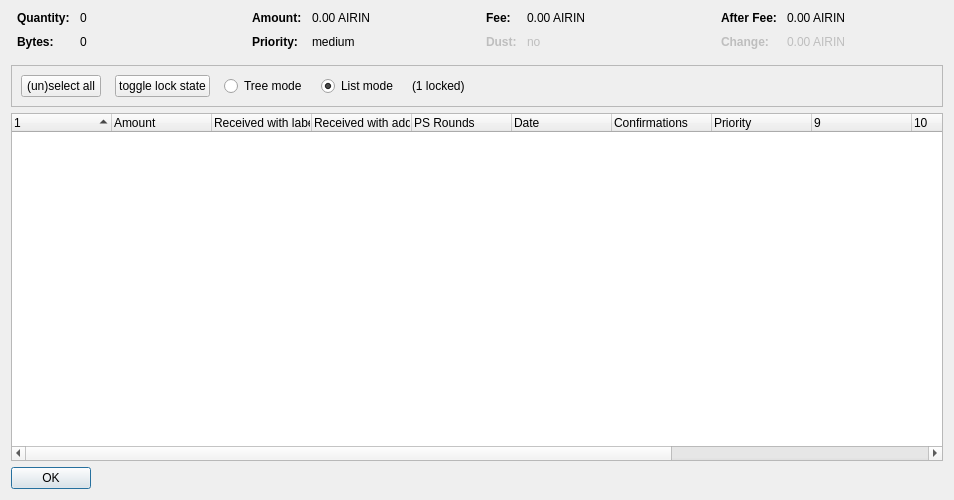
<?xml version="1.0" encoding="UTF-8"?>
<ui version="4.0">
 <class>CoinControlDialog</class>
 <widget class="QDialog" name="CoinControlDialog">
  <property name="geometry">
   <rect>
    <x>0</x>
    <y>0</y>
    <width>954</width>
    <height>500</height>
   </rect>
  </property>
  <property name="windowTitle">
   <string>Coin Selection</string>
  </property>
  <layout class="QVBoxLayout" name="verticalLayout">
   <item>
    <layout class="QHBoxLayout" name="horizontalLayoutTop" stretch="0,0,0,0">
     <property name="topMargin">
      <number>0</number>
     </property>
     <property name="bottomMargin">
      <number>10</number>
     </property>
     <item>
      <layout class="QFormLayout" name="formLayoutCoinControl1">
       <property name="horizontalSpacing">
        <number>10</number>
       </property>
       <property name="verticalSpacing">
        <number>10</number>
       </property>
       <property name="leftMargin">
        <number>6</number>
       </property>
       <property name="rightMargin">
        <number>6</number>
       </property>
       <item row="0" column="0">
        <widget class="QLabel" name="labelCoinControlQuantityText">
         <property name="font">
          <font>
           <weight>75</weight>
           <bold>true</bold>
          </font>
         </property>
         <property name="text">
          <string>Quantity:</string>
         </property>
        </widget>
       </item>
       <item row="0" column="1">
        <widget class="QLabel" name="labelCoinControlQuantity">
         <property name="cursor">
          <cursorShape>IBeamCursor</cursorShape>
         </property>
         <property name="contextMenuPolicy">
          <enum>Qt::ActionsContextMenu</enum>
         </property>
         <property name="text">
          <string notr="true">0</string>
         </property>
         <property name="textInteractionFlags">
          <set>Qt::LinksAccessibleByMouse|Qt::TextSelectableByKeyboard|Qt::TextSelectableByMouse</set>
         </property>
        </widget>
       </item>
       <item row="1" column="0">
        <widget class="QLabel" name="labelCoinControlBytesText">
         <property name="font">
          <font>
           <weight>75</weight>
           <bold>true</bold>
          </font>
         </property>
         <property name="text">
          <string>Bytes:</string>
         </property>
        </widget>
       </item>
       <item row="1" column="1">
        <widget class="QLabel" name="labelCoinControlBytes">
         <property name="cursor">
          <cursorShape>IBeamCursor</cursorShape>
         </property>
         <property name="contextMenuPolicy">
          <enum>Qt::ActionsContextMenu</enum>
         </property>
         <property name="text">
          <string notr="true">0</string>
         </property>
         <property name="textInteractionFlags">
          <set>Qt::LinksAccessibleByMouse|Qt::TextSelectableByKeyboard|Qt::TextSelectableByMouse</set>
         </property>
        </widget>
       </item>
      </layout>
     </item>
     <item>
      <layout class="QFormLayout" name="formLayoutCoinControl2">
       <property name="horizontalSpacing">
        <number>10</number>
       </property>
       <property name="verticalSpacing">
        <number>10</number>
       </property>
       <property name="leftMargin">
        <number>6</number>
       </property>
       <property name="rightMargin">
        <number>6</number>
       </property>
       <item row="0" column="0">
        <widget class="QLabel" name="labelCoinControlAmountText">
         <property name="font">
          <font>
           <weight>75</weight>
           <bold>true</bold>
          </font>
         </property>
         <property name="text">
          <string>Amount:</string>
         </property>
        </widget>
       </item>
       <item row="0" column="1">
        <widget class="QLabel" name="labelCoinControlAmount">
         <property name="cursor">
          <cursorShape>IBeamCursor</cursorShape>
         </property>
         <property name="contextMenuPolicy">
          <enum>Qt::ActionsContextMenu</enum>
         </property>
         <property name="text">
          <string notr="true">0.00 AIRIN</string>
         </property>
         <property name="textInteractionFlags">
          <set>Qt::LinksAccessibleByMouse|Qt::TextSelectableByKeyboard|Qt::TextSelectableByMouse</set>
         </property>
        </widget>
       </item>
       <item row="1" column="0">
        <widget class="QLabel" name="labelCoinControlPriorityText">
         <property name="font">
          <font>
           <weight>75</weight>
           <bold>true</bold>
          </font>
         </property>
         <property name="text">
          <string>Priority:</string>
         </property>
        </widget>
       </item>
       <item row="1" column="1">
        <widget class="QLabel" name="labelCoinControlPriority">
         <property name="cursor">
          <cursorShape>IBeamCursor</cursorShape>
         </property>
         <property name="contextMenuPolicy">
          <enum>Qt::ActionsContextMenu</enum>
         </property>
         <property name="text">
          <string>medium</string>
         </property>
         <property name="textInteractionFlags">
          <set>Qt::LinksAccessibleByMouse|Qt::TextSelectableByKeyboard|Qt::TextSelectableByMouse</set>
         </property>
        </widget>
       </item>
      </layout>
     </item>
     <item>
      <layout class="QFormLayout" name="formLayoutCoinControl3">
       <property name="horizontalSpacing">
        <number>10</number>
       </property>
       <property name="verticalSpacing">
        <number>10</number>
       </property>
       <property name="leftMargin">
        <number>6</number>
       </property>
       <property name="rightMargin">
        <number>6</number>
       </property>
       <item row="0" column="0">
        <widget class="QLabel" name="labelCoinControlFeeText">
         <property name="font">
          <font>
           <weight>75</weight>
           <bold>true</bold>
          </font>
         </property>
         <property name="text">
          <string>Fee:</string>
         </property>
        </widget>
       </item>
       <item row="0" column="1">
        <widget class="QLabel" name="labelCoinControlFee">
         <property name="cursor">
          <cursorShape>IBeamCursor</cursorShape>
         </property>
         <property name="contextMenuPolicy">
          <enum>Qt::ActionsContextMenu</enum>
         </property>
         <property name="text">
          <string notr="true">0.00 AIRIN</string>
         </property>
         <property name="textInteractionFlags">
          <set>Qt::LinksAccessibleByMouse|Qt::TextSelectableByKeyboard|Qt::TextSelectableByMouse</set>
         </property>
        </widget>
       </item>
       <item row="1" column="0">
        <widget class="QLabel" name="labelCoinControlLowOutputText">
         <property name="enabled">
          <bool>false</bool>
         </property>
         <property name="font">
          <font>
           <weight>75</weight>
           <bold>true</bold>
          </font>
         </property>
         <property name="text">
          <string>Dust:</string>
         </property>
        </widget>
       </item>
       <item row="1" column="1">
        <widget class="QLabel" name="labelCoinControlLowOutput">
         <property name="enabled">
          <bool>false</bool>
         </property>
         <property name="cursor">
          <cursorShape>IBeamCursor</cursorShape>
         </property>
         <property name="contextMenuPolicy">
          <enum>Qt::ActionsContextMenu</enum>
         </property>
         <property name="text">
          <string>no</string>
         </property>
         <property name="textInteractionFlags">
          <set>Qt::LinksAccessibleByMouse|Qt::TextSelectableByKeyboard|Qt::TextSelectableByMouse</set>
         </property>
        </widget>
       </item>
      </layout>
     </item>
     <item>
      <layout class="QFormLayout" name="formLayoutCoinControl4">
       <property name="horizontalSpacing">
        <number>10</number>
       </property>
       <property name="verticalSpacing">
        <number>10</number>
       </property>
       <property name="leftMargin">
        <number>6</number>
       </property>
       <property name="rightMargin">
        <number>6</number>
       </property>
       <item row="0" column="0">
        <widget class="QLabel" name="labelCoinControlAfterFeeText">
         <property name="font">
          <font>
           <weight>75</weight>
           <bold>true</bold>
          </font>
         </property>
         <property name="text">
          <string>After Fee:</string>
         </property>
        </widget>
       </item>
       <item row="0" column="1">
        <widget class="QLabel" name="labelCoinControlAfterFee">
         <property name="cursor">
          <cursorShape>IBeamCursor</cursorShape>
         </property>
         <property name="contextMenuPolicy">
          <enum>Qt::ActionsContextMenu</enum>
         </property>
         <property name="text">
          <string notr="true">0.00 AIRIN</string>
         </property>
         <property name="textInteractionFlags">
          <set>Qt::LinksAccessibleByMouse|Qt::TextSelectableByKeyboard|Qt::TextSelectableByMouse</set>
         </property>
        </widget>
       </item>
       <item row="1" column="0">
        <widget class="QLabel" name="labelCoinControlChangeText">
         <property name="enabled">
          <bool>false</bool>
         </property>
         <property name="font">
          <font>
           <weight>75</weight>
           <bold>true</bold>
          </font>
         </property>
         <property name="text">
          <string>Change:</string>
         </property>
        </widget>
       </item>
       <item row="1" column="1">
        <widget class="QLabel" name="labelCoinControlChange">
         <property name="enabled">
          <bool>false</bool>
         </property>
         <property name="cursor">
          <cursorShape>IBeamCursor</cursorShape>
         </property>
         <property name="contextMenuPolicy">
          <enum>Qt::ActionsContextMenu</enum>
         </property>
         <property name="text">
          <string notr="true">0.00 AIRIN</string>
         </property>
         <property name="textInteractionFlags">
          <set>Qt::LinksAccessibleByMouse|Qt::TextSelectableByKeyboard|Qt::TextSelectableByMouse</set>
         </property>
        </widget>
       </item>
      </layout>
     </item>
    </layout>
   </item>
   <item>
    <widget class="QFrame" name="frame">
     <property name="minimumSize">
      <size>
       <width>0</width>
       <height>40</height>
      </size>
     </property>
     <property name="frameShape">
      <enum>QFrame::StyledPanel</enum>
     </property>
     <property name="frameShadow">
      <enum>QFrame::Sunken</enum>
     </property>
     <layout class="QHBoxLayout" name="horizontalLayout">
      <item>
       <layout class="QHBoxLayout" name="horizontalLayoutPanel" stretch="0,0,0,0,0,0">
        <property name="spacing">
         <number>14</number>
        </property>
        <item>
         <widget class="QPushButton" name="pushButtonSelectAll">
          <property name="sizePolicy">
           <sizepolicy hsizetype="Maximum" vsizetype="Fixed">
            <horstretch>0</horstretch>
            <verstretch>0</verstretch>
           </sizepolicy>
          </property>
          <property name="text">
           <string>(un)select all</string>
          </property>
          <property name="autoDefault">
           <bool>false</bool>
          </property>
         </widget>
        </item>
        <item>
         <widget class="QPushButton" name="pushButtonToggleLock">
          <property name="sizePolicy">
           <sizepolicy hsizetype="Maximum" vsizetype="Fixed">
            <horstretch>0</horstretch>
            <verstretch>0</verstretch>
           </sizepolicy>
          </property>
          <property name="text">
           <string>toggle lock state</string>
          </property>
          <property name="autoDefault">
           <bool>false</bool>
          </property>
         </widget>
        </item>
        <item>
         <widget class="QRadioButton" name="radioTreeMode">
          <property name="sizePolicy">
           <sizepolicy hsizetype="Maximum" vsizetype="Fixed">
            <horstretch>0</horstretch>
            <verstretch>0</verstretch>
           </sizepolicy>
          </property>
          <property name="text">
           <string>Tree mode</string>
          </property>
         </widget>
        </item>
        <item>
         <widget class="QRadioButton" name="radioListMode">
          <property name="sizePolicy">
           <sizepolicy hsizetype="Maximum" vsizetype="Fixed">
            <horstretch>0</horstretch>
            <verstretch>0</verstretch>
           </sizepolicy>
          </property>
          <property name="text">
           <string>List mode</string>
          </property>
          <property name="checked">
           <bool>true</bool>
          </property>
         </widget>
        </item>
        <item>
         <widget class="QLabel" name="labelLocked">
          <property name="text">
           <string>(1 locked)</string>
          </property>
         </widget>
        </item>
        <item>
         <spacer name="horizontalSpacer">
          <property name="orientation">
           <enum>Qt::Horizontal</enum>
          </property>
          <property name="sizeHint" stdset="0">
           <size>
            <width>40</width>
            <height>20</height>
           </size>
          </property>
         </spacer>
        </item>
       </layout>
      </item>
     </layout>
    </widget>
   </item>
   <item>
    <widget class="CoinControlTreeWidget" name="treeWidget">
     <property name="contextMenuPolicy">
      <enum>Qt::CustomContextMenu</enum>
     </property>
     <property name="sortingEnabled">
      <bool>false</bool>
     </property>
     <property name="columnCount">
      <number>13</number>
     </property>
     <attribute name="headerShowSortIndicator" stdset="0">
      <bool>true</bool>
     </attribute>
     <attribute name="headerStretchLastSection">
      <bool>false</bool>
     </attribute>
     <column>
      <property name="text">
       <string/>
      </property>
     </column>
     <column>
      <property name="text">
       <string>Amount</string>
      </property>
     </column>
     <column>
      <property name="text">
       <string>Received with label</string>
      </property>
     </column>
     <column>
      <property name="text">
       <string>Received with address</string>
      </property>
     </column>
     <column>
      <property name="text">
       <string>PS Rounds</string>
      </property>
     </column>
     <column>
      <property name="text">
       <string>Date</string>
      </property>
     </column>
     <column>
      <property name="text">
       <string>Confirmations</string>
      </property>
      <property name="toolTip">
       <string>Confirmed</string>
      </property>
     </column>
     <column>
      <property name="text">
       <string>Priority</string>
      </property>
     </column>
     <column>
      <property name="text">
       <string/>
      </property>
     </column>
     <column>
      <property name="text">
       <string/>
      </property>
     </column>
     <column>
      <property name="text">
       <string/>
      </property>
     </column>
     <column>
      <property name="text">
       <string/>
      </property>
     </column>
     <column>
      <property name="text">
       <string/>
      </property>
     </column>
    </widget>
   </item>
   <item>
    <widget class="QDialogButtonBox" name="buttonBox">
     <property name="sizePolicy">
      <sizepolicy hsizetype="Maximum" vsizetype="Fixed">
       <horstretch>0</horstretch>
       <verstretch>0</verstretch>
      </sizepolicy>
     </property>
     <property name="orientation">
      <enum>Qt::Horizontal</enum>
     </property>
     <property name="standardButtons">
      <set>QDialogButtonBox::Ok</set>
     </property>
    </widget>
   </item>
  </layout>
 </widget>
 <customwidgets>
  <customwidget>
   <class>CoinControlTreeWidget</class>
   <extends>QTreeWidget</extends>
   <header>coincontroltreewidget.h</header>
  </customwidget>
 </customwidgets>
 <resources/>
 <connections/>
</ui>
